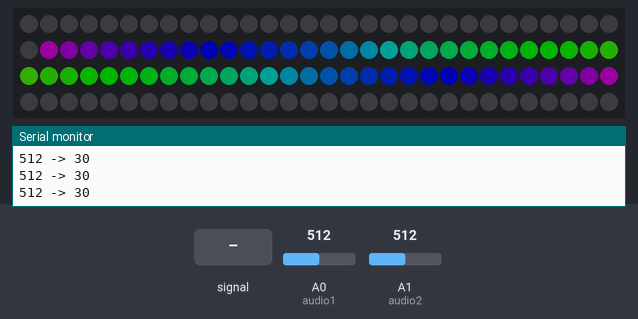
Recording of a sketch running on a simulated Arduino Uno, built with avr-gcc and run on an emulated ATmega328P. Parts: 120 RGB LEDs in strip order, left to right, continuing on the next row, the last lines printed to the serial monitor. The test bench sets the inputs (shaded band); at power-on: A1 (audio2) = 512, A0 (audio1) = 512. Dim RGB values are drawn brighter than linear.

Above: at 4.2 s.
4.3 s: A1 (audio2) fed a 50 Hz sine of ±306 counts around its level
At 4.68 s:
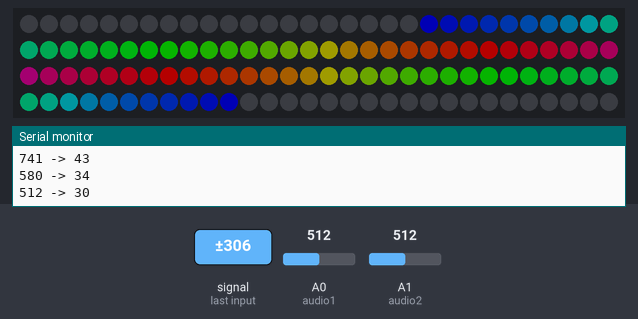
6.9 s: A0 (audio1) fed a 2 Hz sine of ±306 counts around its level
At 7.43 s:
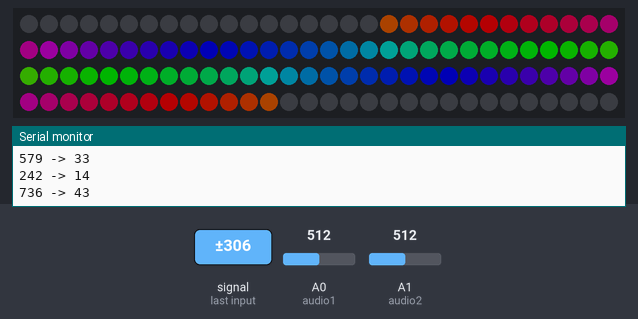
9.9 s: A1 (audio2) set to 306
At 10.21 s:
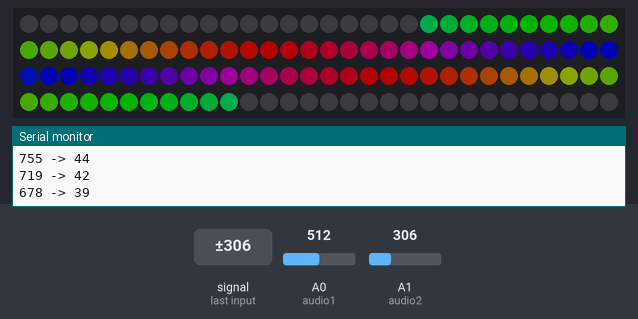
12.9 s: A0 (audio1) set to 306
At 13.26 s:
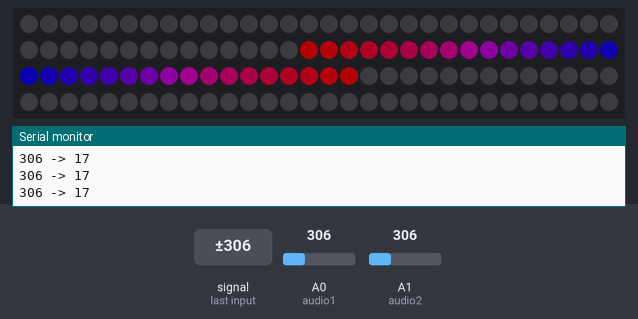
15.5 s: A1 (audio2) fed a 1000 Hz sine of ±255 counts around its level
At 15.98 s:
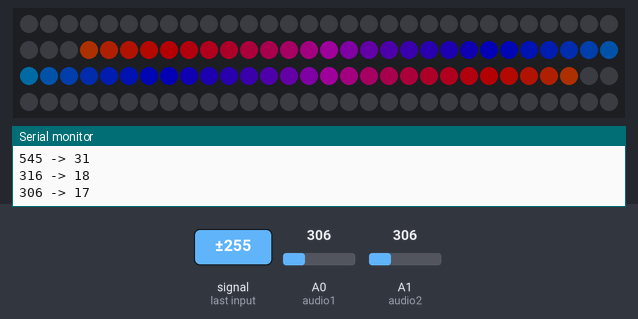
18.5 s: A0 (audio1) fed a 200 Hz sine of ±255 counts around its level
At 19.65 s:
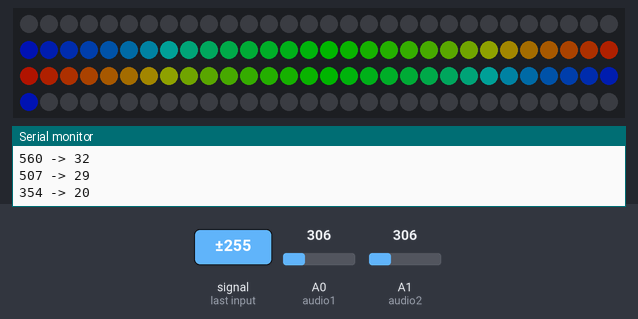

The sketch:

Music_Visualizer.ino
```cpp
#include <FastLED.h>

#define LED_PIN     6
#define NUM_LEDS    120
#define BRIGHTNESS  64
#define LED_TYPE    WS2811
#define COLOR_ORDER GRB
#define updateLEDS 1
#define UPDATES_PER_SECOND 100
CRGB leds[NUM_LEDS];

//Auido input
int strobe = 4;
int reset = 5;
int audio1 = A0;
int audio2 = A1;
int left[7];
int right[7];
int band;
int audio_input = 0;
int freq = 0;

//Music Visualizer
int midway = NUM_LEDS / 2;
int loop_max = 0;
int k = 255;
int decay = 0;
int decay_check = 0;
long pre_react = 0;
long react = 0;
long post_react = 0;

int wheel_speed = 2;// color wheel settings

void setup(){
  // SPECTRUM SETUP
  pinMode(audio1, INPUT);
  pinMode(audio2, INPUT);
  pinMode(strobe, OUTPUT);
  pinMode(reset, OUTPUT);
  digitalWrite(reset, LOW);
  digitalWrite(strobe, HIGH);

  // LED LIGHTING SETUP
  delay( 3000 ); //power-up safety delay
  FastLED.addLeds<LED_TYPE, LED_PIN, COLOR_ORDER>(leds, NUM_LEDS).setCorrection( TypicalLEDStrip );
  FastLED.setBrightness(  BRIGHTNESS );

  //Clear LEDs
  for (int i = 0; i < NUM_LEDS; i++)
    leds[i] = CRGB(0, 0, 0);
  FastLED.show();

  Serial.begin(115200);
  Serial.println("\nListening...");
}

void loop(){
  //singleLevel();//Uncomment individually to display animation
  doubleLevel();
  //Snake();
  //delayMicroseconds(20);
}

// Function to generate raonbow color wheel
CRGB Scroll(int pos){
  pos = abs(pos);
  CRGB color (0,0,0);
  if(pos < 85){
    color.g = 0;
    color.r = ((float)pos / 85.0f) * 255.0f;
    color.b = 255 - color.r;
  }
  else if(pos < 170) {
    color.g = ((float)(pos - 85) / 85.0f) * 255.0f;
    color.r = 255 - color.g;
    color.b = 0;
  }
  else if(pos < 256) {
    color.b = ((float)(pos - 170) / 85.0f) * 255.0f;
    color.g = 255 - color.b;
    color.r = 1;
  }
  return color;
}

void SinglePulse(){
  for(int i = NUM_LEDS - 1; i >= 0; i--) {
    if (i < react){
      leds[i] = Scroll((i * 256 / 50 + k) % 256);//Displays Rainbow color wheel
    }else{
      leds[i] = CRGB(0, 0, 0);
    }
  }
  FastLED.show();
}

void DoublePulse(){
  for(int i = NUM_LEDS - 1; i >= midway; i--) {
    if (i < react + midway){
      leds[i] = Scroll((i * 256 / 50 + k) % 256);
      leds[(midway - i) + midway] = Scroll((i * 256 / 50 + k) % 256);
    }else{
      leds[i] = CRGB(0, 0, 0);//pulse left side
      leds[midway - react] = CRGB(0, 0, 0);
      leds[i] = CRGB(0, 0, 0);//pulse right side
      leds[midway - react] = CRGB(0, 0, 0);
    }
  }
  FastLED.show();
}

// Function to read 7 band equalizers
void readMSGEQ7(){
  digitalWrite(reset, HIGH);
  digitalWrite(reset, LOW);
  for(band=0; band <7; band++){
    digitalWrite(strobe, LOW);
    delayMicroseconds(30);
    left[band] = analogRead(audio1);
    right[band] = analogRead(audio2);
    digitalWrite(strobe, HIGH);
  }
}

//Function to trasnlate audio to LED with Single animation
void convertSingle(){
  if(left[freq] > right[freq]){
    audio_input = left[freq];
  }else{
    audio_input = right[freq];
  }
  if(audio_input > 80){
    pre_react = ((long)NUM_LEDS * (long)audio_input) / 1023L;//Translate audio to number of LED's
    if(pre_react > react){
      react = pre_react;
    }
    Serial.print(audio_input);
    Serial.print(" -> ");
    Serial.println(pre_react);
  }
}

//Function to trasnlate audio to LED with Double animation
void convertDouble(){
  if(left[freq] > right[freq]){
    audio_input = left[freq];
  }else{
    audio_input = right[freq];
  }
  if(audio_input > 80){
    pre_react = ((long)midway * (long)audio_input) / 1023L;
    if(pre_react > react){
      react = pre_react;
    }
    Serial.print(audio_input);
    Serial.print(" -> ");
    Serial.println(pre_react);
  }
}

void singleLevel(){
  readMSGEQ7();
  convertSingle();
  SinglePulse(); //Display Single Pulse animation

  k = k - wheel_speed;//speed of color wheel
  if (k < 0) //Resets color wheel
    k = 255;

  decay_check++;
  if(decay_check > decay)
  {
    decay_check = 0;
    if(react > 0)
      react--;
  }
}

void doubleLevel(){
  readMSGEQ7();
  convertDouble();
  DoublePulse();

  k = k - wheel_speed;
  if (k < 0){
    k = 255;
  }

  decay_check++;
  if (decay_check > decay){
    decay_check = 0;
    if (react > 0){
      react--;
    }
  }
}

void Snake(){
  readMSGEQ7();
  convertSingle();

  for(int i = NUM_LEDS - 1; i >= updateLEDS; i--){
    leds[i] = leds[i - updateLEDS];
  }
  for(int i = 0; i < updateLEDS; i++){
    if(i < react - 20){
      leds[i] = Scroll((i * 256 / 50 + k) % 256);//Change to a different color setting
    }else{
        leds[i] = CRGB(0,0,0);//Set the LED color to None
    }
  }
  FastLED.show();

  k = k - wheel_speed;
  if (k < 0)
  k = 255;

  decay_check++;
  if (decay_check > decay){
    decay_check = 0;
    if (react > 0){
      react--;
    }
  }
}
```

Measured:
- after the input at 4.3 s, the LEDs: change after 0.23 s (image 1)
- after the input at 12.9 s, the LEDs: change after 0.21 s (image 4)
- after the input at 15.5 s, the LEDs: first change at once (image 5 shows a later state)
